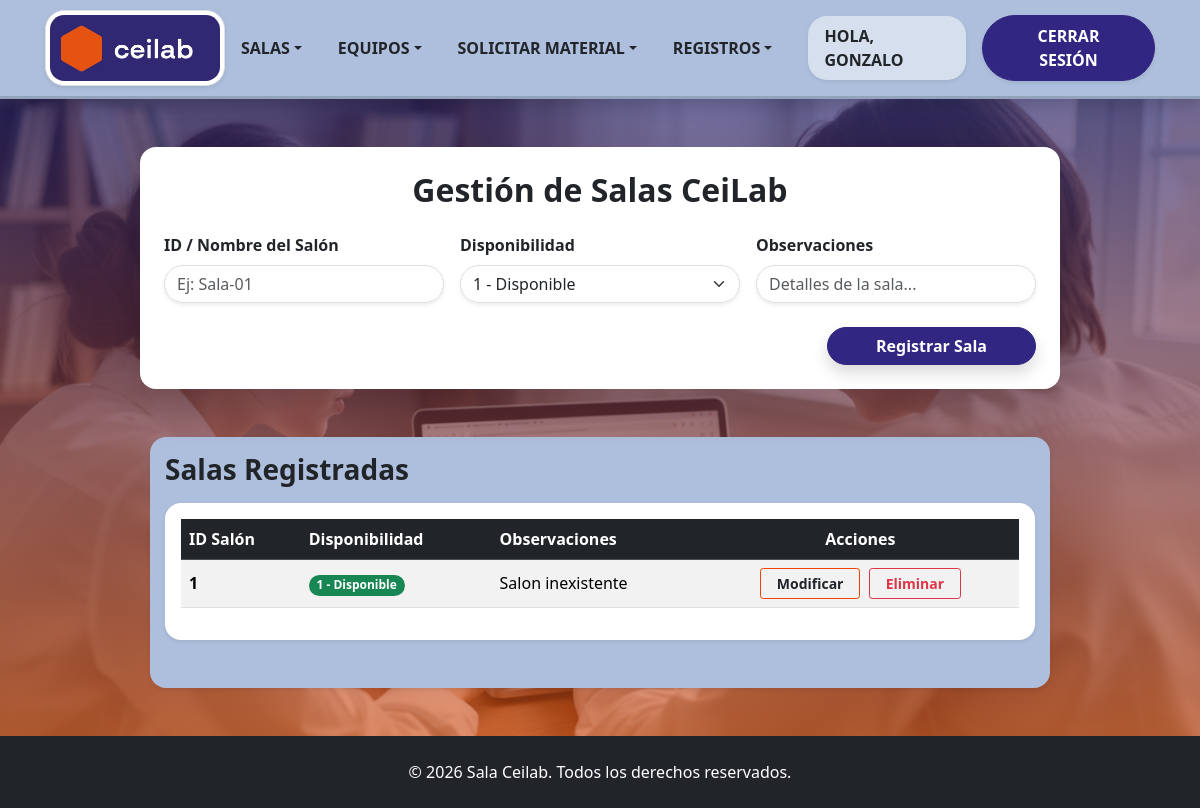
/Formularios/gestionarSala.php (signed in), run on an earlier commit of the app's database.
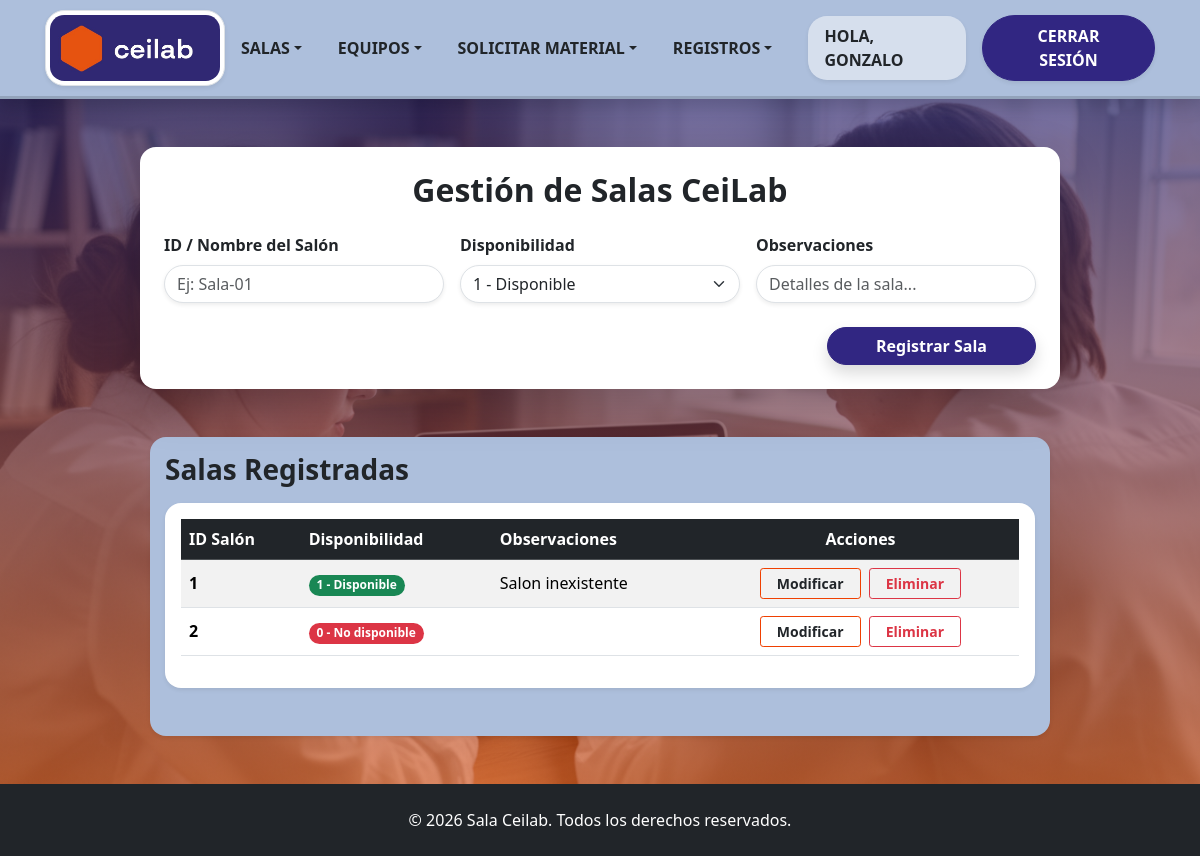
And on a later commit of the database.
### tables this page shows
CREATE TABLE `sala_ceilab` (
  `IDSalon` int(15) NOT NULL,
  `Observaciones` varchar(50) DEFAULT NULL,
  `Disponibilidad` tinyint(1) DEFAULT NULL
);

### Clases/ClsSala.php (called while the page is built, shortened)
<?php
class ClsSala {
    public function listarSalas() {
        $objConexion = new Conexion();
        $link = $objConexion->conectar();
        $sql = "SELECT IDSalon, Observaciones, Disponibilidad FROM sala_ceilab";
        $resultado = mysqli_query($link, $sql);
        $salas = [];
        if ($resultado) {
            while ($row = mysqli_fetch_assoc($resultado)) {
                $salas[] = $row;
            }
        }
        return $salas;
    }
}
?>

### Formularios/gestionarSala.php (the view, shortened to what the changed rows need)
<?php
require_once '../Clases/ClsSala.php';
$objSala = new ClsSala();
$salaEditando = null;
$listaSalas = $objSala->listarSalas();
?>
<!DOCTYPE html>
<html lang="es">
    <head>
        <link href="../bootstrap_theme/bootstrap.css" rel="stylesheet" type="text/css">
        <link rel="stylesheet" href="../Estilos/blocks.css">
        <link href="../Estilos/style.css" rel="stylesheet">
    </head>
    <body class="d-flex flex-column min-vh-100 bg-light">
        <section class="hero-section flex-fill pb-5 pt-5">
            <div class="container">
                <div class="row justify-content-center">
                    <div class="col-lg-10">
                        <div class="card shadow-lg border-0 rounded-4 p-4 mb-5 bg-white bg-opacity-95">
                            <h2 class="text-center fw-bold text-dark mb-4">
                                <?php echo $salaEditando ? 'Modificar Sala: ' . htmlspecialchars($salaEditando['IDSalon']) : 'Gestión de Salas CeiLab'; ?>
                            </h2>
                        </div>
                    </div>
                </div>
            </div>
            <div class="container pb-5 pt-3 rounded shadow-sm col-md-10 col-xl-9" style="background-color: #adbfdc;">
                <div class="row">
                    <div>
                        <?php if (count($listaSalas) > 0): ?>
                            <div class="table-responsive bg-white p-3 shadow-sm rounded">
                                <table class="table table-striped table-hover align-middle">
                                    <thead class="table-dark">
                                        <tr>
                                            <th>ID Salón</th>
                                            <th>Disponibilidad</th>
                                            <th>Observaciones</th>
                                            <th class="text-center">Acciones</th>
                                        </tr>
                                    </thead>
                                    <tbody>
                                        <?php foreach ($listaSalas as $sala):
                                            $disp = (string)$sala['Disponibilidad'];
                                            $esDisponible = ($disp === '1');
                                            $textoDisp = $esDisponible ? '1 - Disponible' : '0 - No disponible';
                                            $claseBadge = $esDisponible ? 'success' : 'danger';
                                        ?>
                                            <tr>
                                                <td class="fw-bold"><?php echo htmlspecialchars($sala['IDSalon']); ?></td>
                                                <td>
                                                    <span class="badge bg-<?php echo $claseBadge; ?>">
                                                        <?php echo $textoDisp; ?>
                                                    </span>
                                                </td>
                                                <td><?php echo htmlspecialchars($sala['Observaciones']); ?></td>
                                                <td class="text-center">
                                                    <a href="gestionarSala.php?editar=<?php echo urlencode($sala['IDSalon']); ?>" class="btn btn-sm btn-outline-warning text-dark fw-bold px-3 me-1">Modificar</a>
                                                    <button type="button" class="btn btn-sm btn-outline-danger fw-bold px-3" data-bs-toggle="modal" data-bs-target="#modalEliminar" data-idsalon="<?php echo htmlspecialchars($sala['IDSalon']); ?>">
                                                        Eliminar
                                                    </button>
                                                </td>
                                            </tr>
                                        <?php endforeach; ?>
                                    </tbody>
                                </table>
                            </div>
                        <?php else: ?>
                            <div class='alert alert-info text-center bg-white mb-0'>No hay salas registradas actualmente.</div>
                        <?php endif; ?>
                    </div>
                </div>
            </div>
        </section>
    </body>
</html>

What changed in the data, as far as the page shows it:
added sala_ceilab: IDSalon "2", Disponibilidad "0 - No disponible"
